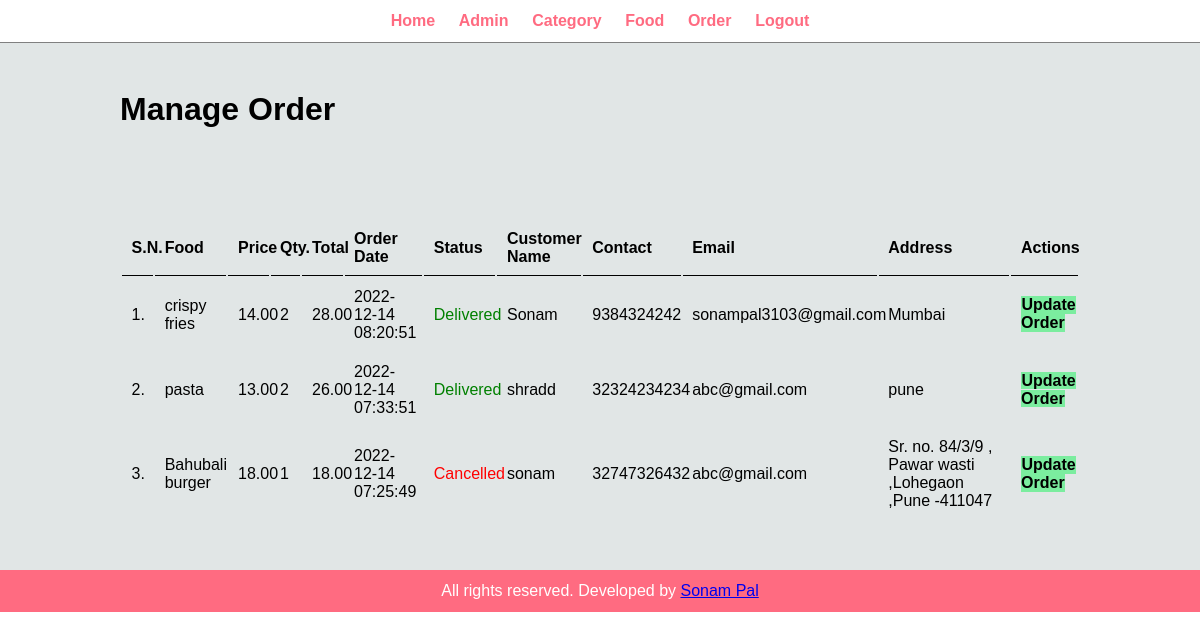
Screenshot of /admin/manage-order.php (signed in) with the database file from the repository.
### tables this page shows
CREATE TABLE `tbl_order` (
  `id` int(10) UNSIGNED NOT NULL,
  `food` varchar(150) NOT NULL,
  `price` decimal(10,2) NOT NULL,
  `qty` int(11) NOT NULL,
  `total` decimal(10,2) NOT NULL,
  `order_date` datetime NOT NULL,
  `status` varchar(50) NOT NULL,
  `customer_name` varchar(150) NOT NULL,
  `customer_contact` varchar(20) NOT NULL,
  `customer_email` varchar(150) NOT NULL,
  `customer_address` varchar(255) NOT NULL
);

### admin/manage-order.php (the view, shortened to what this page needs)
<?php include('partials/menu.php'); ?>
<div class="main-content">
    <div class="wrapper">
        <h1>Manage Order</h1>
                <br /><br /><br />
                <br><br>
                <table class="tbl-full">
                    <tr>
                        <th>S.N.</th>
                        <th>Food</th>
                        <th>Price</th>
                        <th>Qty.</th>
                        <th>Total</th>
                        <th>Order Date</th>
                        <th>Status</th>
                        <th>Customer Name</th>
                        <th>Contact</th>
                        <th>Email</th>
                        <th>Address</th>
                        <th>Actions</th>
                    </tr>
                    <?php
                        $sql = "SELECT * FROM tbl_order ORDER BY id DESC";
                        $res = mysqli_query($conn, $sql);
                        $count = mysqli_num_rows($res);
                        $sn = 1;
                        if($count>0)
                        {
                            while($row=mysqli_fetch_assoc($res))
                            {
                                $id = $row['id'];
                                $food = $row['food'];
                                $price = $row['price'];
                                $qty = $row['qty'];
                                $total = $row['total'];
                                $order_date = $row['order_date'];
                                $status = $row['status'];
                                $customer_name = $row['customer_name'];
                                $customer_contact = $row['customer_contact'];
                                $customer_email = $row['customer_email'];
                                $customer_address = $row['customer_address'];
                                ?>
                                    <tr>
                                        <td><?php echo $sn++; ?>. </td>
                                        <td><?php echo $food; ?></td>
                                        <td><?php echo $price; ?></td>
                                        <td><?php echo $qty; ?></td>
                                        <td><?php echo $total; ?></td>
                                        <td><?php echo $order_date; ?></td>
                                        <td>
                                            <?php
                                                if($status=="Ordered")
                                                {
                                                    echo "<label>$status</label>";
                                                }
                                                elseif($status=="On Delivery")
                                                {
                                                    echo "<label style='color: orange;'>$status</label>";
                                                }
                                                elseif($status=="Delivered")
                                                {
                                                    echo "<label style='color: green;'>$status</label>";
                                                }
                                                elseif($status=="Cancelled")
                                                {
                                                    echo "<label style='color: red;'>$status</label>";
                                                }
                                            ?>
                                        </td>
                                        <td><?php echo $customer_name; ?></td>
                                        <td><?php echo $customer_contact; ?></td>
                                        <td><?php echo $customer_email; ?></td>
                                        <td><?php echo $customer_address; ?></td>
                                        <td>
                                            <a href="<?php echo SITEURL; ?>admin/update-order.php?id=<?php echo $id; ?>" class="btn-secondary">Update Order</a>
                                        </td>
                                    </tr>
                                <?php
                            }
                        }
                        else
                        {
                            echo "<tr><td colspan='12' class='error'>Orders not Available</td></tr>";
                        }
                    ?>
                </table>
    </div>
</div>
<?php include('partials/footer.php'); ?>

### admin/partials/menu.php (shortened to what this page needs)
<html>
    <head>
        <link rel="stylesheet" href="../css/admin.css">
    </head>
    <body>
        <div class="menu text-center">
            <div class="wrapper">
               <ul>
                   <li><a href="index.php">Home</a></li>
                   <li><a href="manage-admin.php">Admin</a></li>
                   <li><a href="manage-category.php">Category</a></li>
                   <li><a href="manage-food.php">Food</a></li>
                   <li><a href="manage-order.php">Order</a></li>
                   <li><a href="logout.php">Logout</a></li>
                </ul>
            </div>
        </div>

### admin/partials/footer.php
 <div class="footer">
        <div class="wrapper text-center">
            All rights reserved. Developed by <a href="#" >Sonam Pal</a>
            </div>
        </div>
    </body>
</html>

### css/admin.css (style rules this page uses)
* { margin: 0 0; padding: 0 0; font-family: Arial, Helvetica, sans-serif; }
.wrapper { padding:1%; width:80%; margin:0 auto; }
.text-center { text-align:center; }
.tbl-full { width:100%; }
table tr th { border-bottom: 1px solid black; padding:1%; text-align:left; }
table tr td { padding:1%; }
.btn-secondary { background-color: #7bed9f; padding:1%; color:black; text-decoration: none; font-weight: bold; }
.menu { border-bottom: 1px solid grey; }
.menu ul { list-style-type: none; }
.menu ul li { display:inline; padding:1%; }
.menu ul li a { text-decoration: none; font-weight: bold; color:#ff6b81; }
.main-content { background-color: rgb(225, 230, 230); padding:3% 0; }
.footer { background-color: #ff6b81;; color:white; }

### rows the page displays
tbl_order: food "crispy fries", price "14.00", qty "2", total "28.00", order_date "2022-12-14 08:20:51", status "Delivered", customer_name "Sonam", customer_contact "9384324242", customer_email "sonampal3103@gmail.com", customer_address "Mumbai"
tbl_order: food "pasta", price "13.00", qty "2", total "26.00", order_date "2022-12-14 07:33:51", status "Delivered", customer_name "shradd", customer_contact "32324234234", customer_email "abc@gmail.com", customer_address "pune"
tbl_order: food "Bahubali burger", price "18.00", qty "1", total "18.00", order_date "2022-12-14 07:25:49", status "Cancelled", customer_name "sonam", customer_contact "32747326432", customer_email "abc@gmail.com", customer_address "Sr. no. 84/3/9 , Pawar wasti ,Lohegaon ,Pune -411047"
